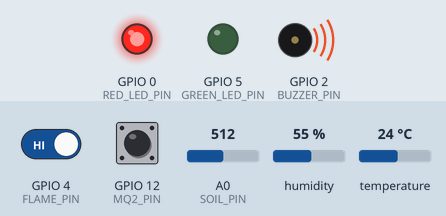
Bench run of a sketch on a simulated ESP8266 (NodeMCU). Shown: output pins drawn as LEDs (lit = HIGH), buzzer (waves = sounding, pin HIGH). The inputs (shaded band) are chosen by the test bench; at power-on: A0 (SOIL_PIN) = 512, GPIO 4 (FLAME_PIN) HIGH, GPIO 12 (MQ2_PIN) HIGH, humidity 55 %, temperature 24 °C. WiFi joins after 1.5 s; servers stay silent unless stated; uploads are accepted with an empty reply; what the sketch prints to the serial monitor is not drawn.

Above: at 3.7 s.
3.8 s: A0 (SOIL_PIN) set to 785
6.8 s: A0 (SOIL_PIN) set to 818
At 8.5 s:
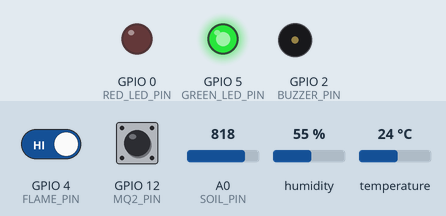
9.8 s: A0 (SOIL_PIN) set to 790
At 12.6 s:
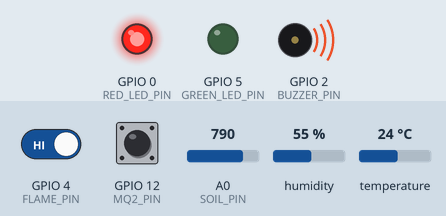
13.3 s: A0 (SOIL_PIN) set to 810
At 15.3 s:
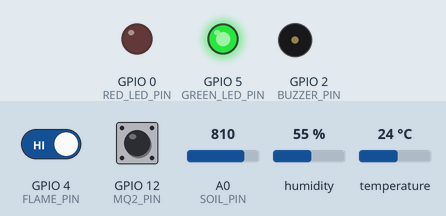
Timing chart, 0 to 16.8 s (numbered marks = the images above; inputs shaded):
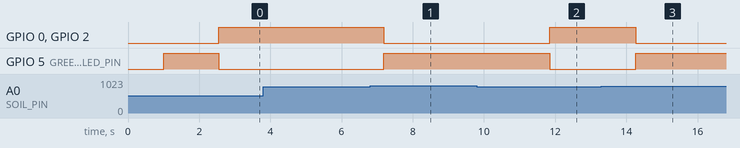

The sketch:

esp8266_firebase_disaster.ino
```cpp
/*
  ==============================================================================
  D-SQUARE 2.0 - ESP8266 Firebase Realtime Database Firmware
  Hardware Ground Station Telemetry & Silent Warning Ingestion Node
  ==============================================================================

  Pin Wiring Schematic:
    - DHT11 Temp & Humidity      -> D5 (GPIO14)
    - Capacitive Soil Moisture   -> A0 (Analog ADC0)
    - MQ-2 Gas & Smoke (D0)      -> D6 (GPIO12) [LOW = Smoke Detected]
    - IR Flame Sensor            -> D2 (GPIO4)  [LOW = Flame Active]
    - Green Status LED           -> D1 (GPIO5) via 220Ω
    - Red Alert LED              -> D3 (GPIO0) via 220Ω
    - Active Piezo Buzzer        -> D4 (GPIO2)

  Firebase RTDB HTTPS Endpoints (REST PUT):
    - Telemetry:      https://YOUR_PROJECT_ID-default-rtdb.firebaseio.com/nodes/D-SQUARE_NODE_01/telemetry.json
    - Hardware Alert: https://YOUR_PROJECT_ID-default-rtdb.firebaseio.com/nodes/D-SQUARE_NODE_01/hardware_alert.json
*/

#include <ESP8266WiFi.h>
#include <ESP8266HTTPClient.h>
#include <WiFiClientSecure.h>
#include <DHT.h>

// ---------- WiFi & Firebase Configuration ----------
const char* ssid         = "Joke";
const char* password     = "Joke@2005";

// Replace YOUR_PROJECT_ID with your actual Firebase Project ID
const char* firebaseHost = "https://d-sqaure-default-rtdb.firebaseio.com";
const char* nodePath     = "/nodes/D-SQUARE_NODE_01";

// ---------- Pin Definitions ----------
#define DHT_PIN          14   // D5 / GPIO14
#define DHT_TYPE         DHT11
#define SOIL_PIN         A0   // A0 / ADC0
#define MQ2_PIN          12   // D6 / GPIO12 (MQ-2 D0)
#define FLAME_PIN        4    // D2 / GPIO4
#define GREEN_LED_PIN    5    // D1 / GPIO5
#define RED_LED_PIN      0    // D3 / GPIO0
#define BUZZER_PIN       2    // D4 / GPIO2

const int SOIL_RAW_ALERT_THRESHOLD = 800; // Alert when raw soil < 800

DHT dht(DHT_PIN, DHT_TYPE);

// Heartbeat & Anti-Spam State Tracking
bool wasInAlert = false;
unsigned long lastHeartbeatTime = 0;
const unsigned long HEARTBEAT_INTERVAL_MS = 30000; // 30s alert heartbeat

void connectToWiFi() {
  if (WiFi.status() == WL_CONNECTED) return;

  Serial.print("Connecting to WiFi: ");
  Serial.println(ssid);

  WiFi.mode(WIFI_STA);
  WiFi.begin(ssid, password);

  int attempts = 0;
  while (WiFi.status() != WL_CONNECTED && attempts < 25) {
    delay(500);
    Serial.print(".");
    attempts++;
  }

  if (WiFi.status() == WL_CONNECTED) {
    Serial.println("\n✅ WiFi connected.");
    Serial.print("Node IP: ");
    Serial.println(WiFi.localIP());
  } else {
    Serial.println("\n❌ WiFi connection failed.");
  }
}

void setNormalOutputs() {
  digitalWrite(GREEN_LED_PIN, HIGH);
  digitalWrite(RED_LED_PIN, LOW);
  digitalWrite(BUZZER_PIN, LOW);
}

void setAlertOutputs() {
  digitalWrite(GREEN_LED_PIN, LOW);
  digitalWrite(RED_LED_PIN, HIGH);
  digitalWrite(BUZZER_PIN, HIGH);
}

void setup() {
  Serial.begin(115200);
  delay(1000);

  pinMode(MQ2_PIN, INPUT);
  pinMode(FLAME_PIN, INPUT);
  pinMode(GREEN_LED_PIN, OUTPUT);
  pinMode(RED_LED_PIN, OUTPUT);
  pinMode(BUZZER_PIN, OUTPUT);

  setNormalOutputs();
  dht.begin();

  Serial.println("\n===============================================");
  Serial.println(" D-SQUARE 2.0: ESP8266 Firebase RTDB Node");
  Serial.println(" Telemetry: " + String(firebaseHost) + nodePath + "/telemetry.json");
  Serial.println("===============================================");

  connectToWiFi();
}

void sendFirebaseHTTPS(String endpointUrl, String jsonPayload, String httpMethod = "PUT") {
  if (WiFi.status() != WL_CONNECTED) connectToWiFi();
  if (WiFi.status() != WL_CONNECTED) return;

  WiFiClientSecure secureClient;
  secureClient.setInsecure(); // Disable SSL certificate verification for REST API

  HTTPClient https;
  if (https.begin(secureClient, endpointUrl)) {
    https.addHeader("Content-Type", "application/json");

    int httpCode = 0;
    if (httpMethod == "PUT") {
      httpCode = https.PUT(jsonPayload);
    } else if (httpMethod == "POST") {
      httpCode = https.POST(jsonPayload);
    }

    if (httpCode > 0) {
      Serial.print("✅ Firebase HTTPS ");
      Serial.print(httpMethod);
      Serial.print(" Success! Code: ");
      Serial.println(httpCode);
    } else {
      Serial.print("❌ Firebase HTTPS Error: ");
      Serial.println(https.errorToString(httpCode).c_str());
    }
    https.end();
  }
}

void loop() {
  float temperature = dht.readTemperature();
  float humidity = dht.readHumidity();

  int soilRaw = analogRead(SOIL_PIN);
  float soilMoisturePct = map(soilRaw, 1023, 0, 0, 100);
  soilMoisturePct = constrain(soilMoisturePct, 0.0, 100.0);

  int mq2Raw = digitalRead(MQ2_PIN);
  int mq2Gas = (mq2Raw == LOW) ? 1 : 0; // Inverted logic: LOW = smoke detected

  int flameRaw = digitalRead(FLAME_PIN);
  int flame = (flameRaw == LOW) ? 1 : 0; // LOW = flame detected

  bool fireHazard = (flame == 1 || mq2Gas == 1);
  bool landslideHazard = (soilRaw < SOIL_RAW_ALERT_THRESHOLD);
  bool isAlert = (fireHazard || landslideHazard);

  String disasterStr = isAlert ? (fireHazard ? "fire" : "landslide") : "none";
  String scenarioStr = isAlert ? disasterStr : "normal";

  // 1. Output Control (Local hardware buzzer/LEDs reset automatically)
  if (isAlert) {
    setAlertOutputs();
  } else {
    setNormalOutputs();
  }

  // 2. Transmit Telemetry every cycle (PUT to /nodes/D-SQUARE_NODE_01/telemetry.json)
  String telemetryUrl = String(firebaseHost) + nodePath + "/telemetry.json";
  String telemetryJson = "{";
  telemetryJson += "\"node_id\":\"D-SQUARE_NODE_01\",";
  telemetryJson += "\"temperature\":" + String(isnan(temperature) ? 25.0 : temperature, 1) + ",";
  telemetryJson += "\"humidity\":" + String(isnan(humidity) ? 50.0 : humidity, 1) + ",";
  telemetryJson += "\"soil_moisture\":" + String(soilMoisturePct, 1) + ",";
  telemetryJson += "\"soil_raw\":" + String(soilRaw) + ",";
  telemetryJson += "\"mq2_gas\":" + String(mq2Gas) + ",";
  telemetryJson += "\"flame\":" + String(flame) + ",";
  telemetryJson += "\"disaster_type\":\"" + disasterStr + "\",";
  telemetryJson += "\"scenario\":\"" + scenarioStr + "\",";
  telemetryJson += "\"updated_at\":" + String(millis());
  telemetryJson += "}";

  sendFirebaseHTTPS(telemetryUrl, telemetryJson, "PUT");

  // 3. Anti-Spam Hardware Alert Logic
  String alertUrl = String(firebaseHost) + nodePath + "/hardware_alert.json";
  unsigned long now = millis();

  if (isAlert) {
    String eventStatus = "ACTIVE";
    if (wasInAlert) {
      eventStatus = "ONGOING";
    }

    // Send ACTIVE when hazard begins OR ONGOING heartbeat every 30s
    if (!wasInAlert || (now - lastHeartbeatTime >= HEARTBEAT_INTERVAL_MS)) {
      wasInAlert = true;
      lastHeartbeatTime = now;

      String alertJson = "{";
      alertJson += "\"event_id\":\"EVT-HW-" + String(millis()) + "\",";
      alertJson += "\"node_id\":\"D-SQUARE_NODE_01\",";
      alertJson += "\"event_status\":\"" + eventStatus + "\",";
      alertJson += "\"disaster_type\":\"" + disasterStr + "\",";
      alertJson += "\"severity\":\"CRITICAL\",";
      alertJson += "\"confidence\":0.95,";
      alertJson += "\"requires_operator_verification\":true,";
      alertJson += "\"auto_sos_dispatch\":false,";
      alertJson += "\"latitude\":30.0668,";
      alertJson += "\"longitude\":79.0193,";
      alertJson += "\"location_name\":\"Uttarakhand Slope Sector 4\",";
      alertJson += "\"sensor_readings\":{";
      alertJson += "\"temperature_c\":" + String(temperature, 1) + ",";
      alertJson += "\"humidity_pct\":" + String(humidity, 1) + ",";
      alertJson += "\"soil_moisture_pct\":" + String(soilMoisturePct, 1) + ",";
      alertJson += "\"soil_raw\":" + String(soilRaw) + ",";
      alertJson += "\"mq2_smoke\":" + String(mq2Gas) + ",";
      alertJson += "\"flame\":" + String(flame);
      alertJson += "},";
      alertJson += "\"updated_at\":" + String(millis());
      alertJson += "}";

      sendFirebaseHTTPS(alertUrl, alertJson, "PUT");
    }
  } else if (wasInAlert) {
    // Send CLEARED event when state returns normal
    wasInAlert = false;
    String clearedJson = "null"; // Clears active hardware alert in Firebase RTDB
    sendFirebaseHTTPS(alertUrl, clearedJson, "PUT");
    Serial.println("✅ Hardware Alert CLEARED in Firebase.");
  }

  delay(2000);
}
```

Measured:
- the behaviour switches between 799 and 800 on A0 (SOIL_PIN) (found by bisection; images 0 and 1)
- after the input at 3.8 s, every drawn part: stays the same
- after the input at 6.8 s, GPIO 0 (RED_LED_PIN), GPIO 2 (BUZZER_PIN): HIGH → LOW after 0.39 s; GPIO 5 (GREEN_LED_PIN): LOW → HIGH after 0.39 s
- after the input at 9.8 s, GPIO 0 (RED_LED_PIN), GPIO 2 (BUZZER_PIN): LOW → HIGH after 2.0 s; GPIO 5 (GREEN_LED_PIN): HIGH → LOW after 2.0 s
- after the input at 13.3 s, GPIO 0 (RED_LED_PIN), GPIO 2 (BUZZER_PIN): HIGH → LOW after 0.97 s; GPIO 5 (GREEN_LED_PIN): LOW → HIGH after 0.97 s
